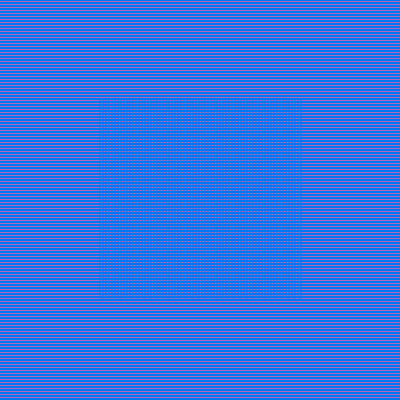
Frame 1 (no input)
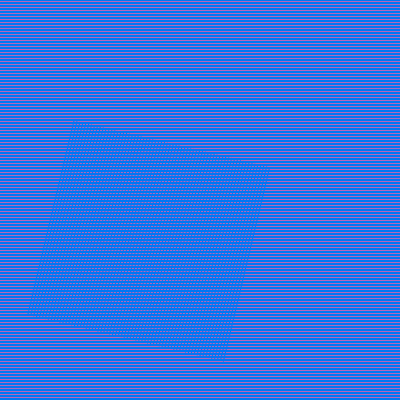
Frame 60 (no input)
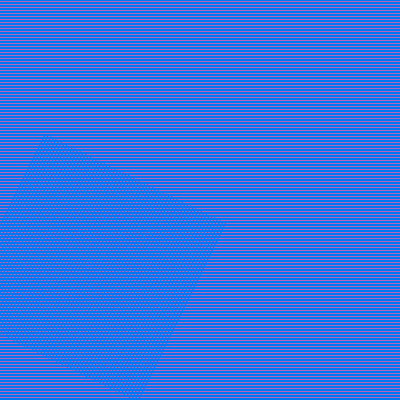
Frame 120 (the mouse pressed at the canvas centre since frame 60)

The p5.js sketch that drew these frames (run headless with seeded random() and noise() and a simulated clock; from frame 60 on, the mouse is pressed at the canvas centre):

// p5.js sketch
// ── sketch.js
let g;
let t = 0;

function setup() {
  createCanvas(400, 400);
  g = createGraphics(width, height);
  g.noFill();
}

function draw() {
  // background(224,150,240);
  background(181, 102, 186);
  g.clear();
  g.blendMode(BLEND);
  g.stroke(0, 120, 244);

  let gap = 1;
  let weight = 2;

  g.strokeCap(SQUARE);
  lineFillRect(0, 0, width, height, weight,gap, g);
  let y = sin(t);
  // g.blendMode(EXCLUSION);
  g.push();

  g.rotate(y);
  lineFillRectV(100,100,200,200, gap, weight, g);
  g.pop();
  t += 0.004;
  image(g, 0, 0);
}

function lineFillRect(xOff, yOff, w, h, weight, gap, graphics) {
  let xAmt = w / (weight + gap);
  let yAmt = h / (weight + gap);

  for (let j = 0; j < yAmt + 1; j++) {
    let x = xOff;
    let y = j * (weight + gap) + yOff;
    graphics.strokeWeight(weight);
    graphics.line(x, y, x + w, y);
  }
}

function lineFillRectV(xOff, yOff, w, h, weight, gap, graphics) {
  let xAmt = w / (weight + gap);
  let yAmt = h / (weight + gap);

  for (let j = 0; j < yAmt + 1; j++) {
    let x = j * (weight + gap) + xOff;
    let y = yOff;
    graphics.strokeWeight(weight);
    graphics.line(x, y, x, y + h);
  }
}
